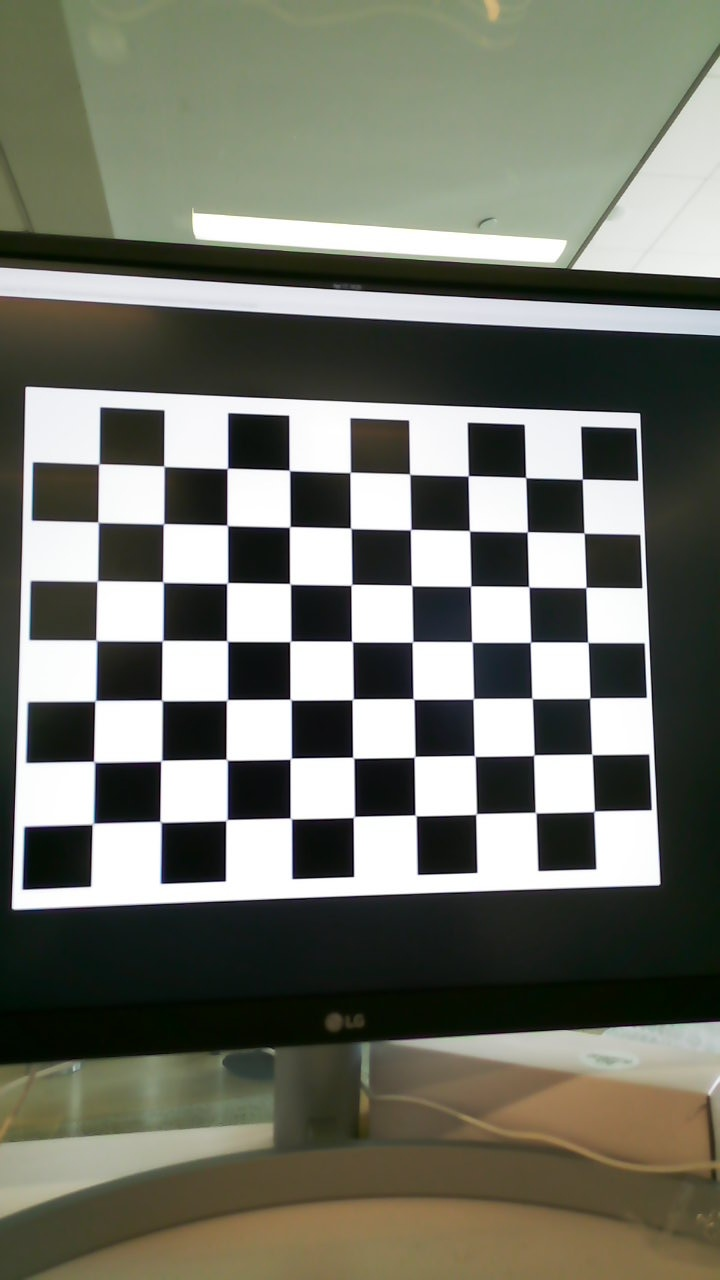
#> input picture bryan_offboard/arducam_calibration/images/img_8.jpg, 720 x 1280 px
$ python undistort.py
#> lines starting #> are read from the running program, lines starting #| are printed output that depends on the picture
import cv2
import numpy as np

mtx = np.array([[9.976951689991706189e+02,0.000000000000000000e+00,3.706909466083776010e+02], [0.000000000000000000e+00,9.295534157327572302e+02,6.416561442172160241e+02],
[0.000000000000000000e+00,0.000000000000000000e+00,1.000000000000000000e+00]])

dist = np.array([7.048291962046168702e-02,-3.102217646794556694e-01,-1.758718385264990310e-03,-1.727333056427756298e-03,1.105015354520910265e+00])

img = cv2.imread('images/img_8.jpg')
#> img is the input picture: shape (1280, 720, 3); mean B, G, R 105.1, 116.1, 114.3
h, w = img.shape[:2]
#> h = 1280; w = 720
newcameramtx, roi = cv2.getOptimalNewCameraMatrix(mtx, dist, (w,h), 1, (w,h))
#> roi = (34, 28, 655, 1223)
# undistort
dst = cv2.undistort(img, mtx, dist, None, newcameramtx)
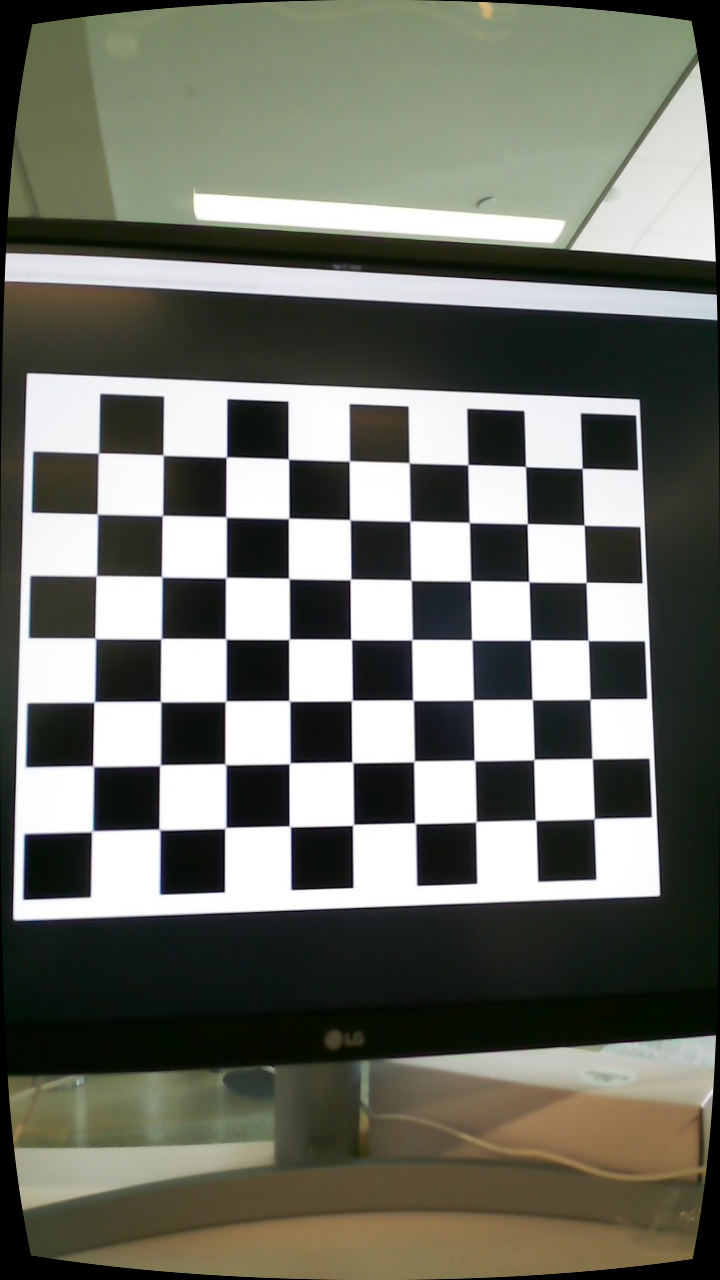
#> dst: shape (1280, 720, 3); mean B, G, R 102.9, 112.3, 110.4

# crop the image
x, y, w, h = roi
#> x = 34; y = 28; w = 655; h = 1223
dst = dst[y:y+h, x:x+w]
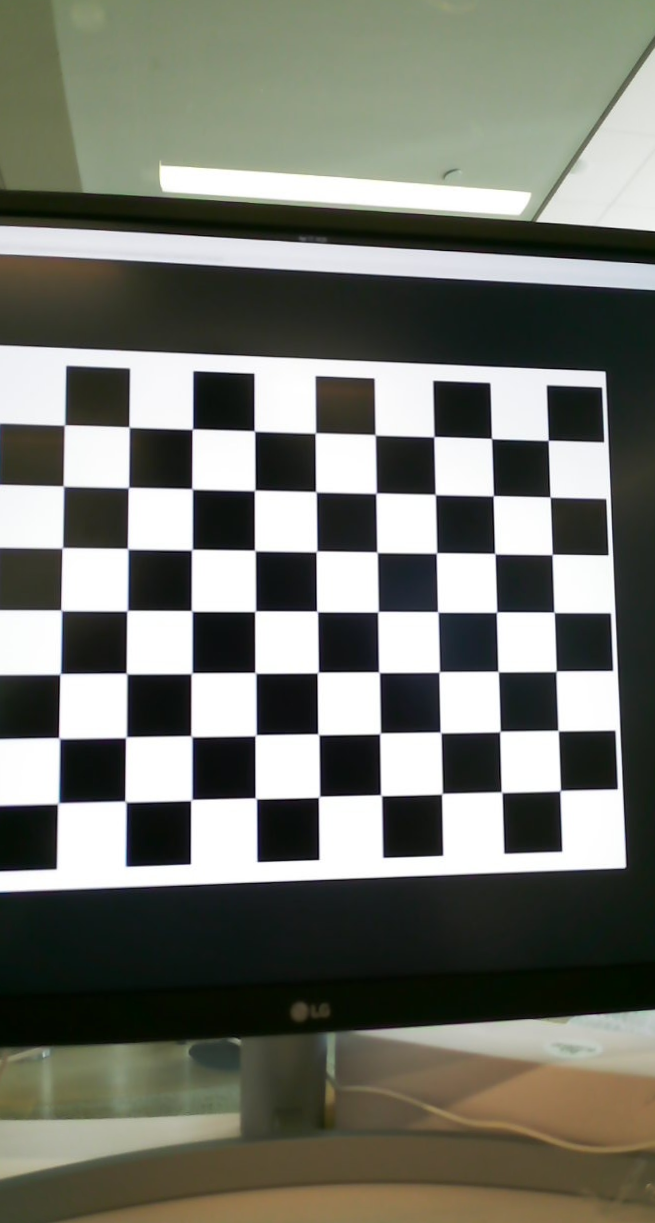
#> dst: shape (1223, 655, 3); mean B, G, R 108.7, 117.7, 115.8
cv2.imwrite('images/calib_8.jpg', dst)

$ run again, with bryan_offboard/arducam_calibration/images/img_0.jpg copied over bryan_offboard/arducam_calibration/images/img_8.jpg
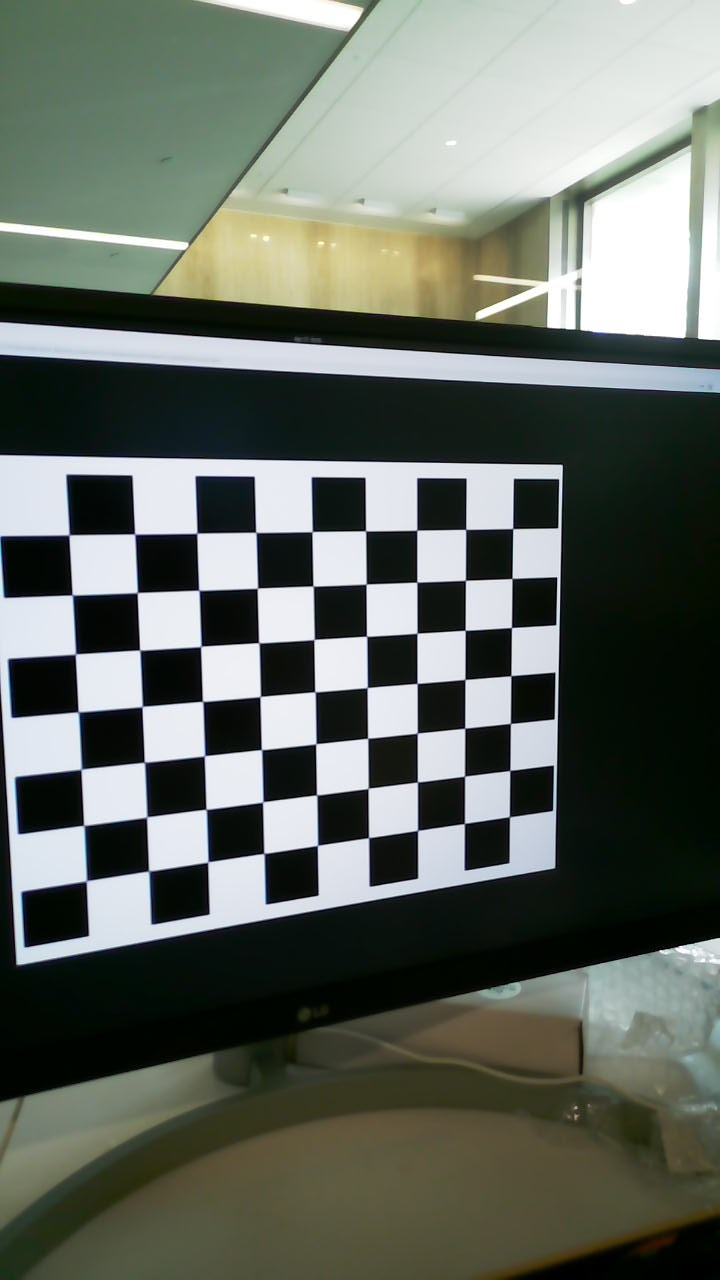
#> input picture bryan_offboard/arducam_calibration/images/img_0.jpg, 720 x 1280 px
#> img is the input picture: shape (1280, 720, 3); mean B, G, R 98.9, 107, 100.8
#> `dst = cv2.undistort(img, mtx, dist, None, newcameramtx)`:
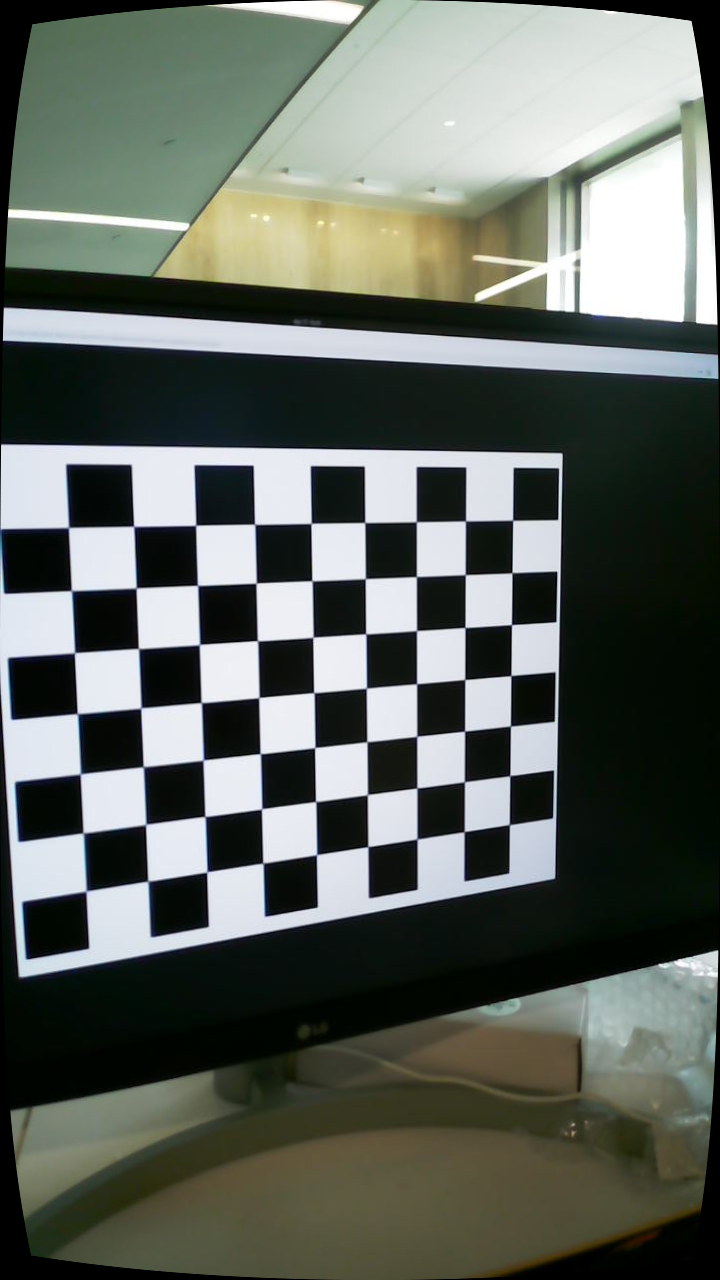
#> dst: shape (1280, 720, 3); mean B, G, R 95.3, 102.5, 96.6
#> `dst = dst[y:y+h, x:x+w]`:
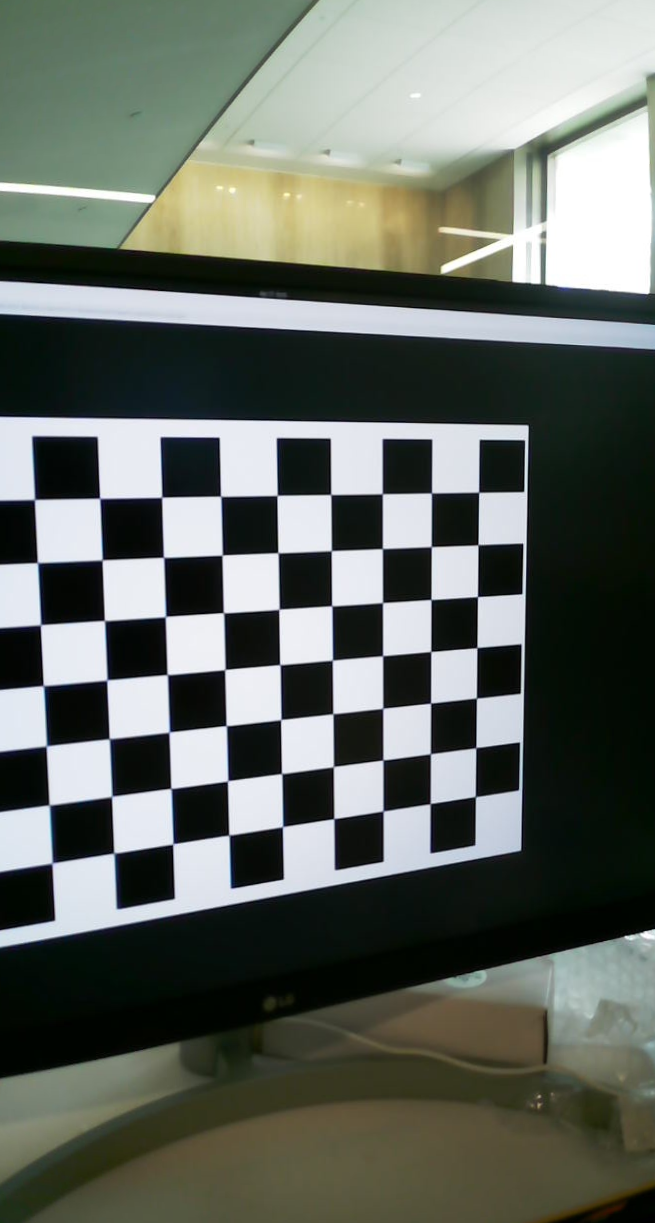
#> dst: shape (1223, 655, 3); mean B, G, R 98.7, 106, 100.2

$ run again, with bryan_offboard/arducam_calibration/images/img_10.jpg copied over bryan_offboard/arducam_calibration/images/img_8.jpg
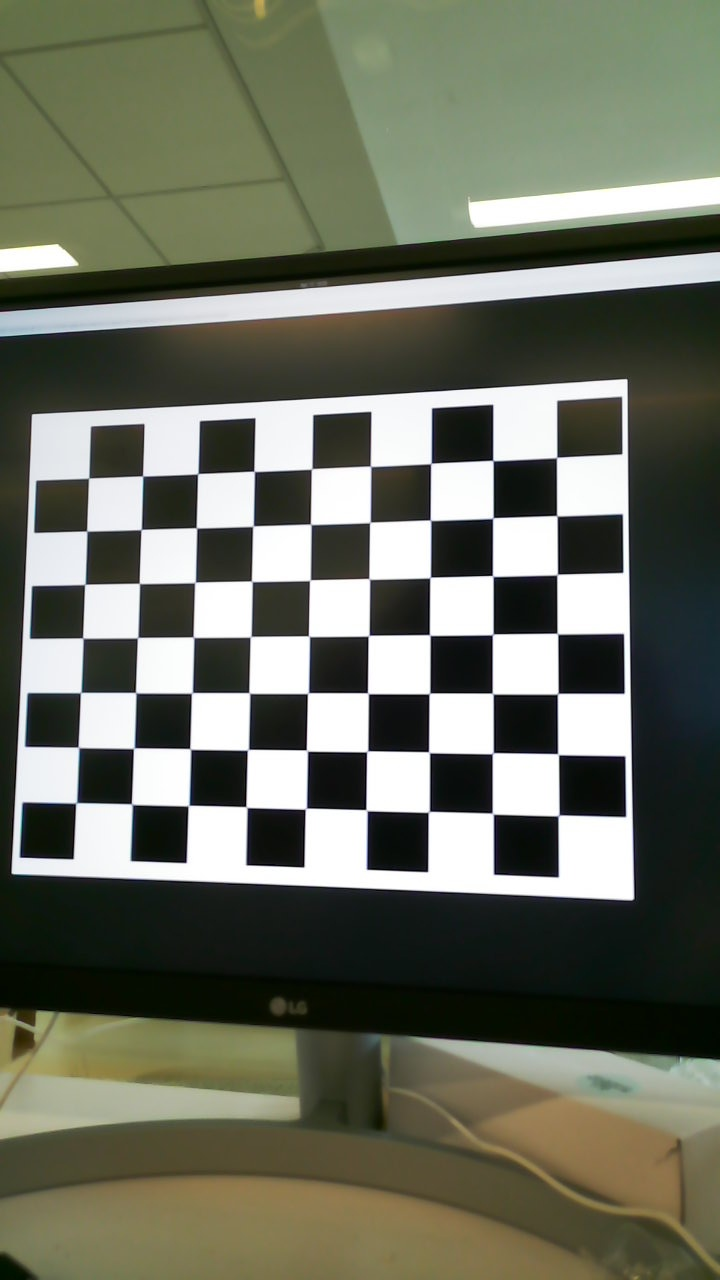
#> input picture bryan_offboard/arducam_calibration/images/img_10.jpg, 720 x 1280 px
#> img is the input picture: shape (1280, 720, 3); mean B, G, R 96.3, 110.8, 107.6
#> `dst = cv2.undistort(img, mtx, dist, None, newcameramtx)`:
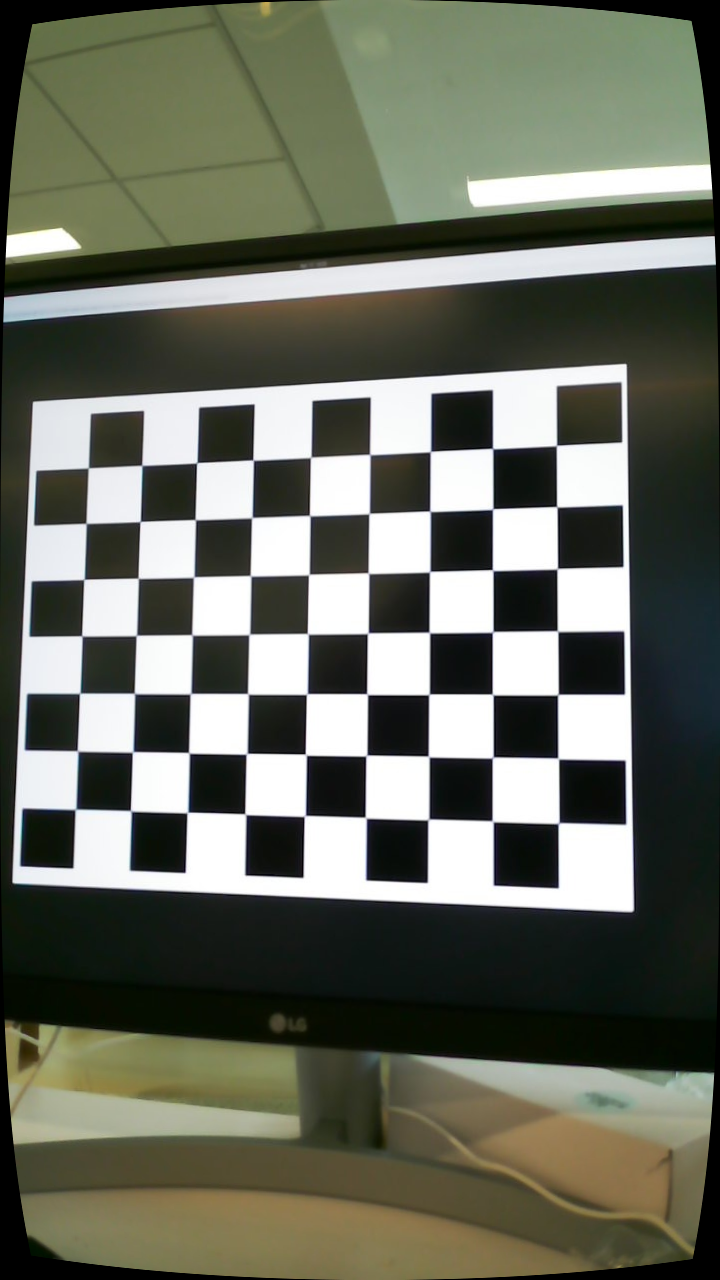
#> dst: shape (1280, 720, 3); mean B, G, R 94.4, 107.2, 104.1
#> `dst = dst[y:y+h, x:x+w]`:
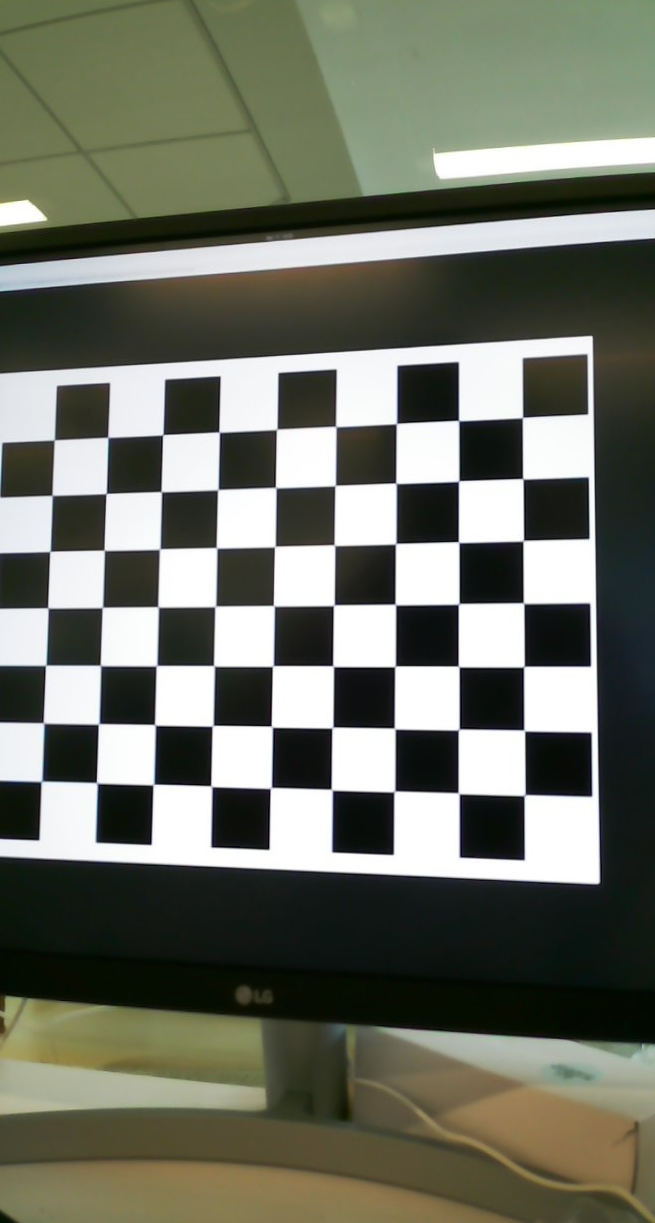
#> dst: shape (1223, 655, 3); mean B, G, R 100.6, 113.1, 110.2
